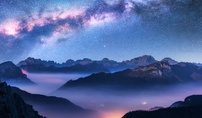
#> input picture CV/Images/img1.jpg, 202 x 118 px, shrunk from 854 x 500 before the run, found by its file name
$ python scaling.py
#> lines starting #> are read from the running program, lines starting #| are printed output that depends on the picture
import numpy as np
from PIL import Image
from numpy import array

img1 = Image.open('images/img1.jpg')
#> img1 is the input picture: PIL image 202x118 RGB; mean R, G, B 82.5, 101.7, 154.6

img1_mat = array(img1)

print(img1_mat.shape)
#| (118, 202, 3)

img2 = Image.open('images/img4.jpg')
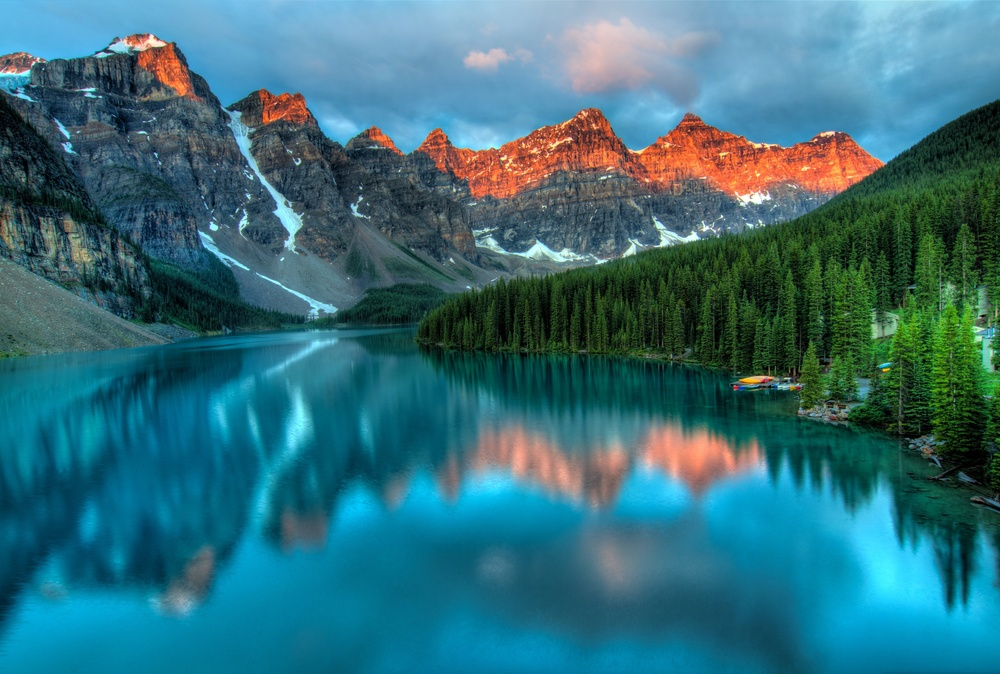
#> input picture CV/Images/img4.jpg, 1000 x 674 px, shrunk from 4226 x 2847 before the run, found by its file name
#> img2 is the input picture: PIL image 1000x674 RGB; mean R, G, B 52.4, 111.1, 122.7

img2_mat = array(img2)

print(img2_mat.shape)
#| (674, 1000, 3)

#img = Image.fromarray(img2_mat)
#img.show()

new_mat = np.empty(img1_mat.shape, dtype=np.uint8)

print(new_mat.shape)
#| (118, 202, 3)

for i in range(img1_mat.shape[0]):
    for j in range(img1_mat.shape[1]):
        for k in range(img1_mat.shape[2]):
            new_mat[i,j,k] = img2_mat[i,j,k]
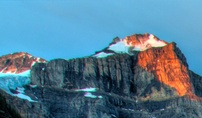
#> new_mat: shape (118, 202, 3); mean R, G, B 84.9, 126, 148.7

img = Image.fromarray(new_mat)
img.show()

sum_mat = img1_mat + new_mat
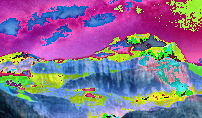
#> sum_mat: shape (118, 202, 3); mean R, G, B 135.3, 111.9, 145.8

img = Image.fromarray(sum_mat)
img.show()
